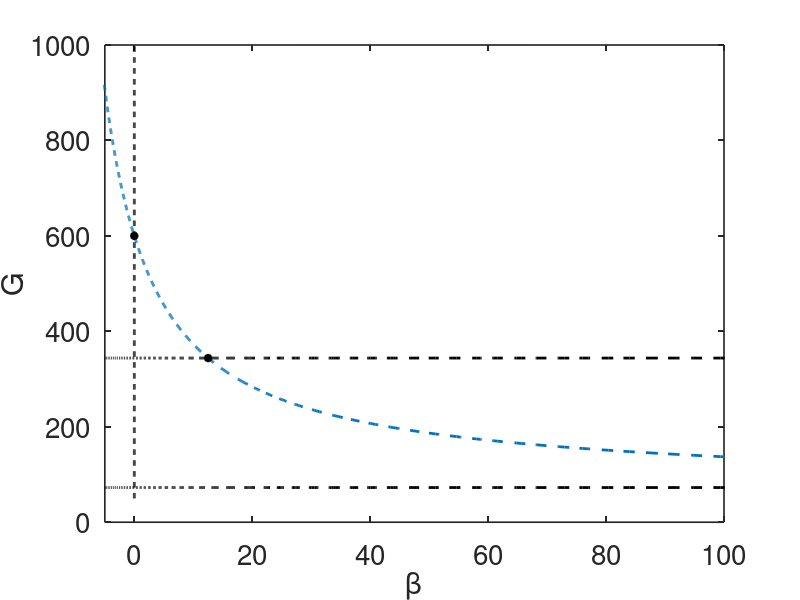

Write MATLAB code to recreate this figure. (Note: this script raises an error after producing the figure.)

%    -------------------------------------------------------------------
%
%     Solve the Topp model for the pathway to diabetes.
%
%     For Chapter 16, Section 16.7.2 of
%     Keener and Sneyd, Mathematical Physiology, 3rd Edition, Springer.
%
%     Written by James Keener and James Sneyd.
%
%    -------------------------------------------------------------------


function topp
close all; clear all; clc;
set(0,                           ...
   'defaultaxesfontsize', 20,   ...
   'defaultaxeslinewidth', 1.2, ...
   'defaultlinelinewidth', 2.0); 

global SI r1 EG0 R0 sigma alpha k d0 r2
SI=1;
EG0=1.44;
R0=864;
sigma=43.2;
alpha=141;
k=432;
d0 = 0.06;
r1 = 1e-3;   
r2 = 0.24e-5;

%% regulated hyperglycemia parameters
 %r1= 1.5;
 %d0 = 0.22;

%% display the steady states and dimensionless parameters

G1 = (r1 + sqrt((r1)^2 - 4*r2*d0))/(2*r2);
G2 = (r1 - sqrt((r1)^2 - 4*r2*d0))/(2*r2);
mu1 = R0/(alpha*EG0);
Ih1 = (R0/G1 - EG0)/SI;
beta1 = (alpha^2 + G1.*G1)./(sigma*G1.*G1) .* k/SI .*(R0./G1 - EG0);
betah1 = k*Ih1*(alpha^2+G1^2)/G1^2;
Ih2 = (R0/G2 - EG0)/SI;
betah2 = k*Ih2*(alpha^2+G2^2)/G2^2;
mu2 = sigma*SI*betah1/(EG0^2);
mu3 = k/EG0;
eps = d0/EG0;
lam1 = r1*alpha/d0;
lam2 = r2*alpha*alpha/d0;

%% fast-slow phase plane
G = linspace(50,1000,1000);
beta = (alpha^2 + G.*G)./(sigma*G.*G) .* k/SI .*(R0./G - EG0);
figure(1)
    plot(beta,G,'--',beta, G1*ones(1,length(beta)),'k--',beta,...
        G2*ones(1,length(beta)),'k--',zeros(1,length(G)),G,'k--', ...
        beta1,G1,'k*',0,R0/EG0,'k*')
    xlim([-5,100])
    xlabel('\beta')
    ylabel('G')
    hold on
%dlmwrite('topp.dat',[beta' G']);

%% solve the ode and plot solution
Idataset = [100,100,10;600,100,12;100,100,17;600,100,17]; %400,100,50;500,100,25;500,100,15;600,100,10];
tspan=linspace(0,100,10000);
for j = 1:4
    [t,sol] = ode15s(@(t,y)rhs(t,y),tspan,Idataset(j,:));
    figure(1)
        plot(sol(:,3),sol(:,1),'LineWidth',2)
        hold on
    figure(2)
        plot(t,sol(:,1))
        hold on
end

figure(1)
    hold off
    figure(2)
    xlabel('t')
    ylabel('G')


end % of main
%% the ODEs
function out = rhs(t,y)
global SI r1 EG0 R0 sigma alpha k d0 r2
G=y(1);
I=y(2);
beta=y(3);
out = [R0 - (EG0+SI*I)*G
       beta*sigma*G*G/(alpha^2+G*G) - k*I
       (-d0+r1*G-r2*G*G)*beta];
end

 
